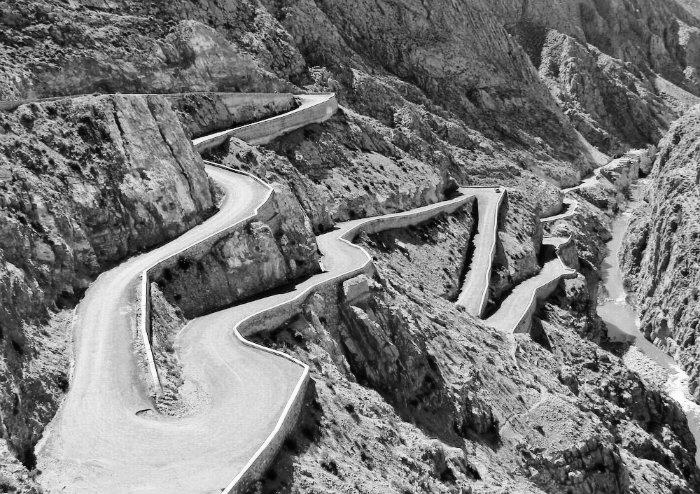
#> input picture images/tisdrin.png, 700 x 494 px
$ python correlation_croise.py
#> lines starting #> are read from the running program, lines starting #| are printed output that depends on the picture
import numpy as np
import matplotlib.pyplot as plt
from scipy.fft import fft2, ifft2, fftshift
from PIL import Image
import cv2

def load_image(image_path, grayscale=True):
    """
    Charge une image depuis un fichier

    Parameters:
    image_path: str, chemin vers l'image
    grayscale: bool, convertir en niveaux de gris

    Returns:
    img: array 2D ou 3D
    """
#> called with image_path = 'images/tisdrin.png', grayscale = True
    try:
        # Méthode 1: avec PIL
        img = Image.open(image_path)
#> img is the input picture: PIL image 700x494 RGBA; mean R, G, B, A 121.6, 121.6, 121.6, 255
        if grayscale:
            img = img.convert('L')
#> img: PIL image 700x494 L
#> call 2 of load_image, with image_path = 'images/tisdrin_bright.png', grayscale = True
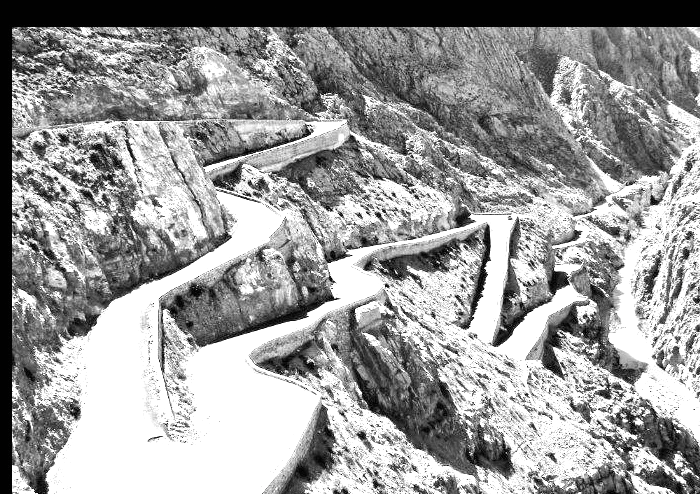
#> input picture images/tisdrin_bright.png, 700 x 494 px
#> in load_image, img is the input picture: PIL image 700x494 RGBA; mean R, G, B, A 155.1, 155.1, 155.1, 255
#| Image 1: (494, 700), dtype: uint8
#| Image 2: (494, 700), dtype: uint8
        img = np.array(img)

        # Alternative avec OpenCV (décommente si préféré)
        # img = cv2.imread(image_path)
        # if grayscale and len(img.shape) == 3:
        #     img = cv2.cvtColor(img, cv2.COLOR_BGR2GRAY)

        return img

    except Exception as e:
        print(f"Erreur lors du chargement de {image_path}: {e}")
        return None

def preprocess_images(img1, img2, resize=True, normalize=True):
    """
    Prétraitement des images pour la corrélation

    Parameters:
    img1, img2: arrays, les deux images
    resize: bool, redimensionner à la même taille
    normalize: bool, normaliser les valeurs

    Returns:
    img1_proc, img2_proc: images prétraitées
    """
#> called with resize = True, normalize = True

    # Copie pour éviter de modifier les originales
    img1_proc = img1.copy().astype(np.float64)
    img2_proc = img2.copy().astype(np.float64)

    # Redimensionnement si nécessaire
    if resize and img1.shape != img2.shape:
        # Prendre la taille minimale
        min_h = min(img1.shape[0], img2.shape[0])
        min_w = min(img1.shape[1], img2.shape[1])

        img1_proc = cv2.resize(img1_proc, (min_w, min_h))
        img2_proc = cv2.resize(img2_proc, (min_w, min_h))

        print(f"Images redimensionnées à: {min_h}x{min_w}")

    # Normalisation
    if normalize:
        img1_proc = (img1_proc - np.mean(img1_proc)) / np.std(img1_proc)
        img2_proc = (img2_proc - np.mean(img2_proc)) / np.std(img2_proc)

    return img1_proc, img2_proc

def correlation_fft_custom(img1_path, img2_path, show_results=True):
    """
    Corrélation FFT complète pour images personnelles

    Parameters:
    img1_path, img2_path: str, chemins vers les images
    show_results: bool, afficher les résultats

    Returns:
    correlation: matrice de corrélation
    translation: tuple (tx, ty)
    confidence: float, confiance du résultat
    """

    # 1. Charger les images
    print("Chargement des images...")
    img1 = load_image(img1_path)
    img2 = load_image(img2_path)

    if img1 is None or img2 is None:
        return None, None, 0

    print(f"Image 1: {img1.shape}, dtype: {img1.dtype}")
    print(f"Image 2: {img2.shape}, dtype: {img2.dtype}")

    # 2. Prétraitement
    img1_proc, img2_proc = preprocess_images(img1, img2)

    # 3. Padding pour éviter l'aliasing
    h1, w1 = img1_proc.shape
#> h1 = 494; w1 = 700
    h2, w2 = img2_proc.shape
#> h2 = 494; w2 = 700

    new_h = h1 + h2 - 1
#> new_h = 987
    new_w = w1 + w2 - 1
#> new_w = 1399

    # Créer les images paddées
    img1_pad = np.zeros((new_h, new_w))
    img2_pad = np.zeros((new_h, new_w))

    img1_pad[:h1, :w1] = img1_proc
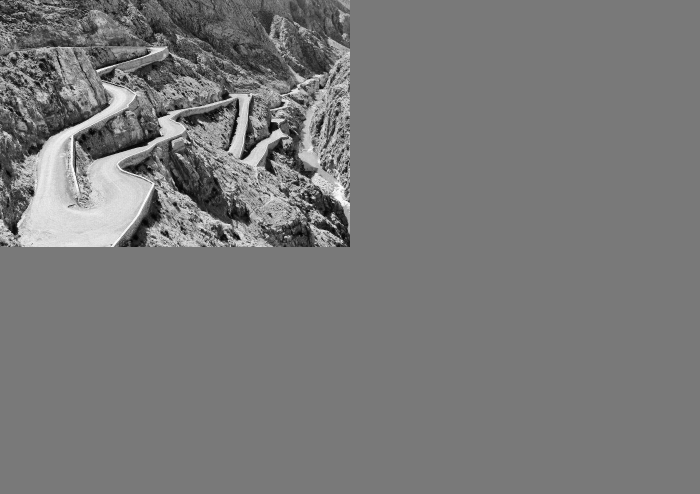
#> img1_pad: shape (987, 1399) float64 (shown at 1/2 size); min -1.93, max 2.12, mean -1.81e-18; drawn with min black and max white
    img2_pad[:h2, :w2] = img2_proc
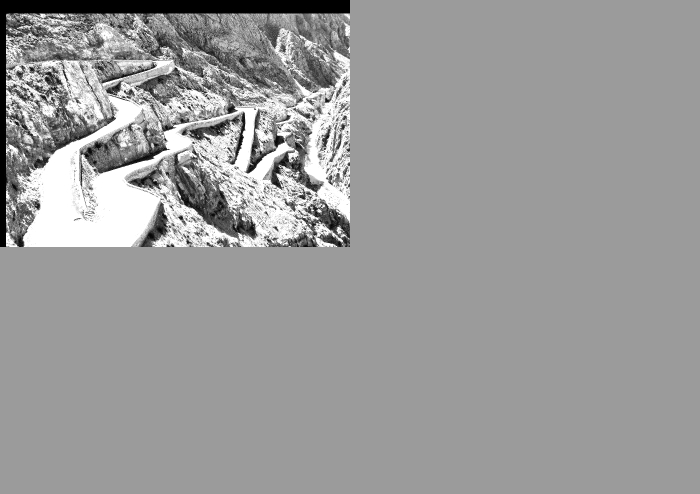
#> img2_pad: shape (987, 1399) float64 (shown at 1/2 size); min -1.85, max 1.19, mean -4.35e-17; drawn with min black and max white

    # 4. Calcul FFT
    print("Calcul des transformées de Fourier...")
    F1 = fft2(img1_pad)
    F2 = fft2(img2_pad)

    # 5. Corrélation dans le domaine fréquentiel
    C = F1 * np.conj(F2)

    # 6. Retour au domaine spatial
    correlation = np.real(ifft2(C))
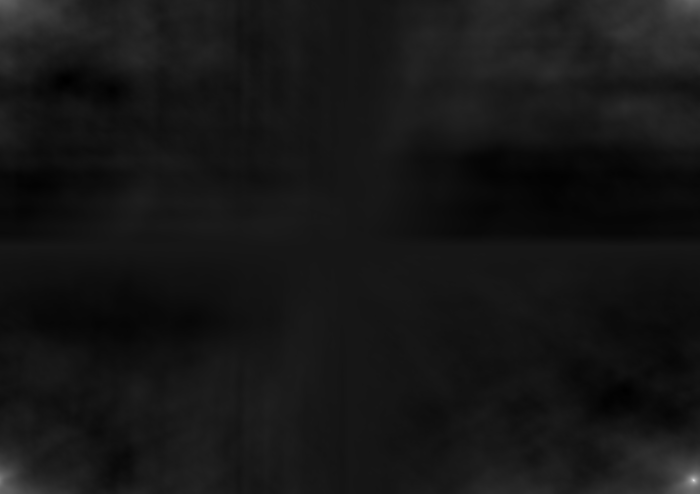
#> correlation: shape (987, 1399) float64 (shown at 1/2 size); min -26631.5, max 274893.4, mean 0; drawn with min black and max white
    correlation = fftshift(correlation)
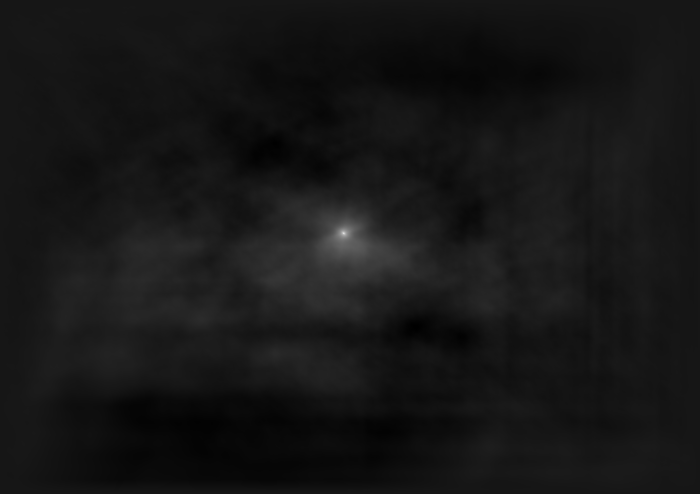
#> correlation: shape (987, 1399) float64 (shown at 1/2 size); min -26631.5, max 274893.4, mean 0; drawn with min black and max white

    # 7. Trouver le pic principal
    max_idx = np.unravel_index(np.argmax(correlation), correlation.shape)
#> max_idx = (466, 687)
    max_val = correlation[max_idx]
#> max_val = 274893.4

    # 8. Calculer la translation
    center_y, center_x = np.array(correlation.shape) // 2
#> center_y = 493; center_x = 699
    ty = max_idx[0] - center_y
#> ty = -27
    tx = max_idx[1] - center_x
#> tx = -12

    # 9. Calculer la confiance (ratio pic/moyenne)
    confidence = max_val / np.mean(correlation)
#> confidence = 1.34e+18

    print(f"\nRésultats:")
    print(f"Translation détectée: tx={tx}, ty={ty}")
#| Translation détectée: tx=-12, ty=-27
    print(f"Confiance: {confidence:.2f}")
#| Confiance: 1335190761630965760.00

    # 10. Affichage des résultats
    if show_results:
        visualize_results(img1, img2, correlation, (tx, ty), confidence)

    return correlation, (tx, ty), confidence

def visualize_results(img1, img2, correlation, translation, confidence):
    """Visualise les résultats de la corrélation"""
#> called with translation = (-12, -27), confidence = 1.34e+18

    tx, ty = translation
#> tx = -12; ty = -27

    fig, axes = plt.subplots(2, 3, figsize=(15, 10))

    # Image 1
    axes[0,0].imshow(img1, cmap='gray')
    axes[0,0].set_title('Image 1 (référence)')
    axes[0,0].axis('off')

    # Image 2
    axes[0,1].imshow(img2, cmap='gray')
    axes[0,1].set_title('Image 2')
    axes[0,1].axis('off')

    # Corrélation complète
    axes[0,2].imshow(correlation, cmap='hot')
    axes[0,2].set_title('Corrélation croisée')
    axes[0,2].axis('off')

    # Zoom sur le pic
    center_y, center_x = np.array(correlation.shape) // 2
#> center_y = 493; center_x = 699
    crop_size = 100
    y1, y2 = max(0, center_y - crop_size), min(correlation.shape[0], center_y + crop_size)
#> y1 = 393; y2 = 593
    x1, x2 = max(0, center_x - crop_size), min(correlation.shape[1], center_x + crop_size)
#> x1 = 599; x2 = 799

    axes[1,0].imshow(correlation[y1:y2, x1:x2], cmap='hot')
    axes[1,0].set_title(f'Pic: ({tx}, {ty})')
    axes[1,0].axis('off')

    # Profil de corrélation (coupe horizontale)
    center_row = correlation[center_y + ty, :]
#> center_row = 1399 values, max 274893.4 at index 687, min -10128.4 at index 926, mean 12551.7
    axes[1,1].plot(center_row)
    axes[1,1].axvline(center_x + tx, color='red', linestyle='--', label='Pic détecté')
    axes[1,1].set_title('Profil horizontal')
    axes[1,1].legend()

    # Profil de corrélation (coupe verticale)
    center_col = correlation[:, center_x + tx]
#> center_col = 987 values, max 274893.4 at index 466, min -16268.8 at index 862, mean 9672.3
    axes[1,2].plot(center_col)
    axes[1,2].axhline(center_y + ty, color='red', linestyle='--', label='Pic détecté')
    axes[1,2].set_title('Profil vertical')
    axes[1,2].legend()

    plt.suptitle(f'Corrélation FFT - Confiance: {confidence:.2f}')
    plt.tight_layout()
    plt.show()
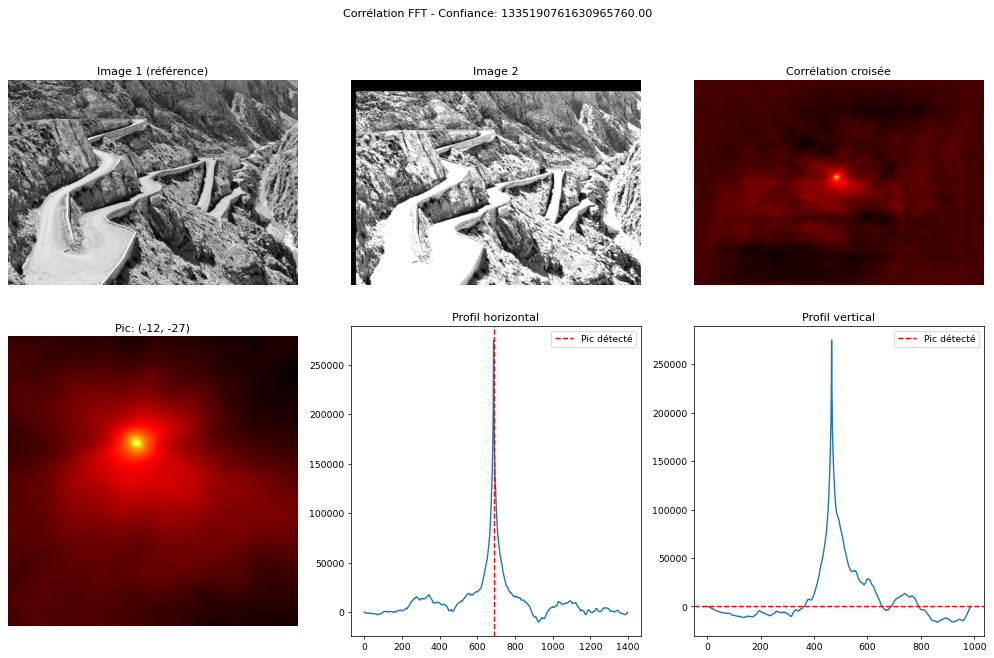
#> figure drawn by matplotlib, 6 panels; panel 5: curve peaks at x = 687, y = 274893.4; panel 6: curve peaks at x = 466, y = 274893.4

# Fonction simple d'utilisation
def quick_correlation(path1, path2):
    """
    Version rapide pour usage direct

    Usage:
    correlation, (tx, ty), confidence = quick_correlation("img1.jpg", "img2.jpg")
    """
    return correlation_fft_custom(path1, path2, show_results=True)

# Exemple d'usage
if __name__ == "__main__":
    # Remplace par tes vrais chemins d'images
    image1_path = "images/tisdrin.png"  # ← Change ici
    image2_path = "images/tisdrin_bright.png"  # ← Change ici

    print("=== Corrélation FFT pour images personnelles ===")

    try:
        # Lancer la corrélation
        correlation, translation, confidence = quick_correlation(image1_path, image2_path)
#> translation = (-12, -27); confidence = 1.34e+18

        if correlation is not None:
            tx, ty = translation
#> tx = -12; ty = -27
            print(f"\n✅ Succès!")
            print(f"📍 Décalage détecté: x={tx}, y={ty}")
#| 📍 Décalage détecté: x=-12, y=-27
            print(f"🎯 Confiance: {confidence:.2f}")
#| 🎯 Confiance: 1335190761630965760.00

            # Interpréter la confiance
            if confidence > 5:
                print("🟢 Corrélation très forte - Translation fiable")
            elif confidence > 2:
                print("🟡 Corrélation modérée - Translation possible")
            else:
                print("🔴 Corrélation faible - Translation incertaine")
        else:
            print("❌ Échec du traitement")

    except FileNotFoundError:
        print("❌ Fichiers d'images non trouvés!")
        print("💡 Assure-toi que les chemins sont corrects:")
        print(f"   - {image1_path}")
        print(f"   - {image2_path}")
